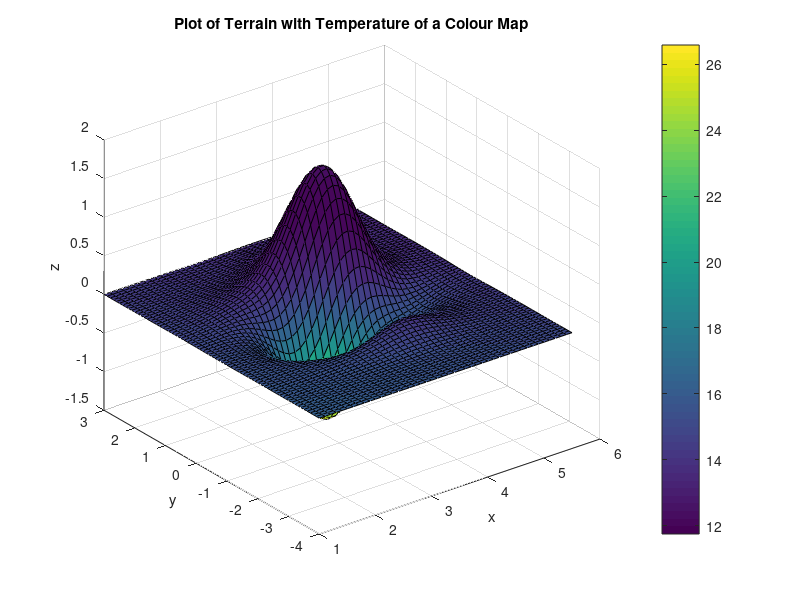

The MATLAB source for this figure:
clear all;
clc;


x=1:0.1:5.5;
y=-4:0.1:3;
[x y]=meshgrid(x,y);

z=0.00125.*exp(-((x-3).^2+0.5.*y.^2)).*(sin(2.*x)+2.*sin(0.75*(0.5*y-2).^2)).*(16.*x+64.*x.^2+y.^2);
t=-0.1.*z.^2+17*exp(-0.1.*((0.1.*x-2)-(0.05.*y-1).^2-(z-1).^2))-10;

surf(x,y,z,t);
title('Plot of Terrain with Temperature of a Colour Map')
xlabel('x')
ylabel('y')
zlabel('z')
colorbar

